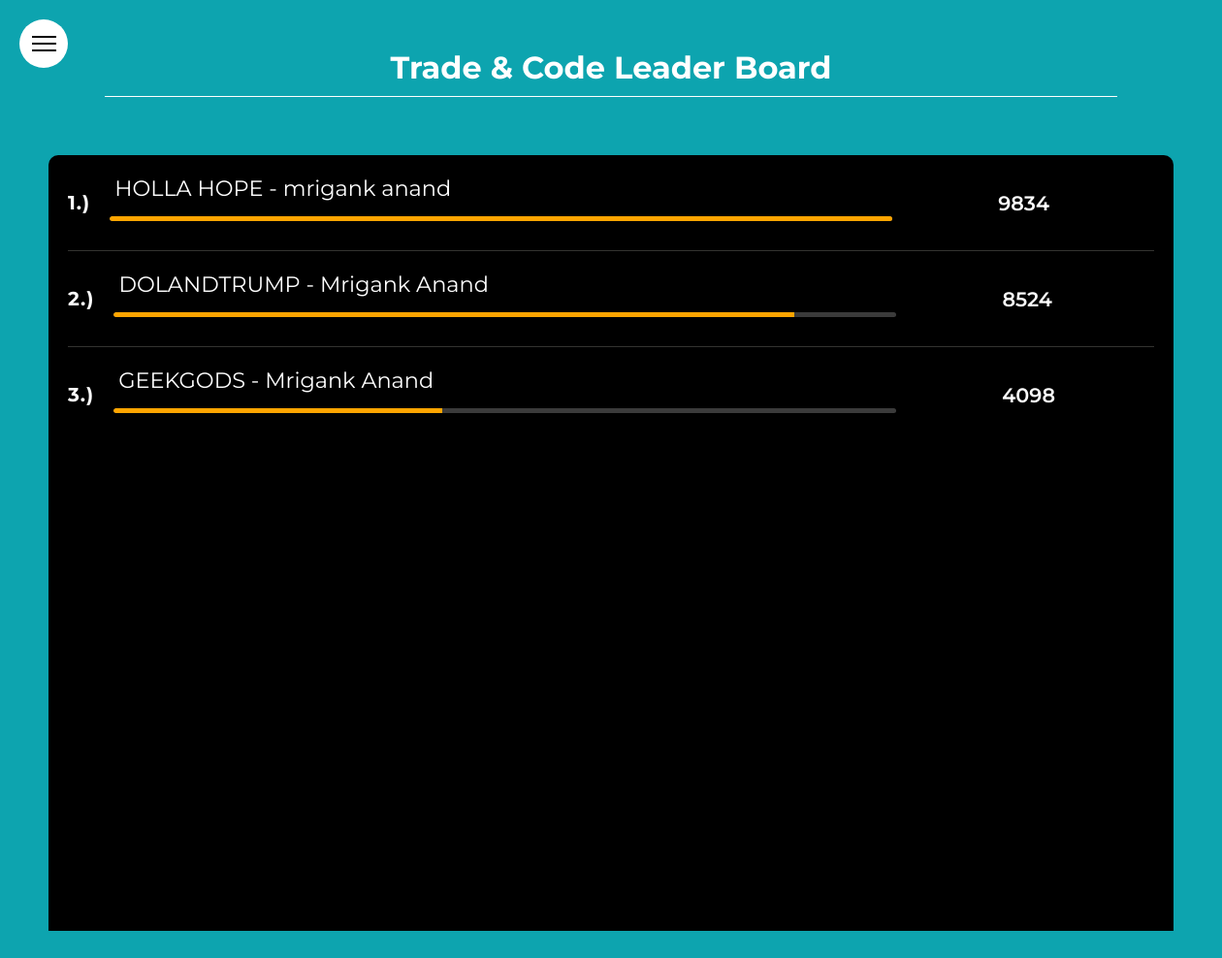
Page /leaderboard/ (signed in) on the committed database.
### models/models.py (models this page shows, shortened)
class Team(models.Model):
    id = models.CharField(max_length=256, default=uuid.uuid4, primary_key=True)
    teamCode = models.CharField(max_length=256, null=False)
    createdBy = models.ForeignKey(User, on_delete=models.CASCADE)
    teamName = models.CharField(unique=True, max_length=256)
    contest = models.ForeignKey(Contest, on_delete=models.CASCADE)
    coins = models.BigIntegerField(default=10000)

### authentication/views.py (the view)
# urls.py: path('leaderboard/', leaderboard, name="leaderboard"),
@login_required()
def leaderboard(request):
    if len(Contest.objects.all()) == 0:
        return HttpResponseRedirect(reverse_lazy('home'))
    contest = Contest.objects.all()[0]
    date = datetime(year=contest.date.year, month=contest.date.month, day=contest.date.day,
                    minute=contest.start_time.minute, hour=contest.start_time.hour)
    if date > datetime.now():
        return render(request, "NotStarted.html")
    maxcoins = Team.objects.all().filter(contest=Contest.objects.all()[0]).aggregate(Max('coins'))
    return render(request, template_name="leaderboard.html", context={
        "teams": Team.objects.all().filter(contest=Contest.objects.all()[0]).order_by("-coins"),
        "maxcoins": maxcoins['coins__max']
    })

### templates/leaderboard.html (shortened to what this page needs)
<!DOCTYPE html>
<html lang="en">
<head>
</head>
<body>
<label for="menu" class="menu">
    <span></span>
    <span></span>
    <span></span>
</label>
<div class="wrapper">
    <h1>Trade & Code Leader Board</h1>
    <hr id="hr2">
    <div class="lboard_wrap">
        <div class="lboard_item">
            {% for team in teams %}
                <div class="lboard_member" style="overflow-x: scroll">
                    <div>
                        <strong style="font-size: 20px; letter-spacing: 1px">
                            {{ forloop.counter }}.)
                        </strong>
                    </div>
                    <div class="name_bar">
                        <p>{{ team.teamName }}
                            - {{ team.createdBy.first_name }} {{ team.createdBy.last_name }}</p>
                        <div class="bar_wrap">
                            <div class="inner_bar" style="width: {% widthratio team.coins maxcoins 100 %}%">
                            </div>
                        </div>
                    </div>
                    <div class="points">{{ team.coins }}</div>
                </div>
            {% endfor %}
        </div>
    </div>
</div>
</body>
</html>

### templates/leaderboard.html (style rules this page uses)
* { list-style: none; font-family: 'Montserrat', sans-serif; margin: 0; padding: 0; box-sizing: border-box; }
body { background: rgb(13, 164, 175); color: white; overflow-x: hidden; }
h1 { width: 100%; margin-bottom: 10px; align-items: center; text-align: center; justify-content: center; }
hr { border: 0; border-top: 1px solid black; }
#hr2 { margin-left: 5%; width: 90%; border-top: 1px solid white; }
.wrapper { width: 100%; height: 100%; padding: 50px; }
.lboard_wrap { position: absolute; width: 100%; height: 100%; padding-right: 100px; }
.lboard_wrap .lboard_item { margin-top: 60px; padding: 20px; min-height: 100vh; background: black; border-top-left-radius: 10px; border-top-right-radius: 10px; }
.lboard_wrap .lboard_item .lboard_member { display: flex; align-items: center; padding: 20px 0; border-bottom: 1px solid #ffe3; }
.lboard_wrap .lboard_item .lboard_member:first-child { padding-top: 0; }
.lboard_wrap .lboard_item .lboard_member:last-child { border-bottom: 0; padding-bottom: 0; }
.lboard_wrap .lboard_member .name_bar { margin: 0 20px; width: 80%; }
.lboard_wrap .lboard_member .name_bar p { font-size: 1.4em; }
.lboard_wrap .lboard_member .points { width: 10%; font-size: 1.3em; font-weight: 600; }
.lboard_wrap .lboard_item .bar_wrap { height: 5px; width: 90%; background: #3b3b3b; border-radius: 5px; margin-top: 15px; margin-bottom: 10px; position: relative; overflow: hidden; }
.lboard_wrap .lboard_item .bar_wrap .inner_bar { position: absolute; top: 0; left: 0; height: 5px; background: orange; border-radius: 5px; border-top-right-radius: 0px; border-bottom-right-radius: 0px; }
.menu { position: fixed; top: 20px; left: 20px; display: -webkit-box; display: -ms-flexbox; display: flex; -webkit-box-align: center; -ms-flex-align: center; align-items: center; -webkit-box-pack: center; -ms-flex-pack: center; justify-content: center; -webkit-box-orient: vertical; -webkit-box-direction: normal; -ms-flex-direction: column; flex-direction: column; width: 50px; height: 50px; background-color: white; border-radius: 50%; -webkit-transition: -webkit-transform 250ms ease; transition: -webkit-transform 250ms ease; transition: transform 250ms ease; transition: transform 250ms ease, -webkit-transform 250ms ease; cursor: pointer; z-index: 200; }
.menu span { position: relative; display: block; width: 50%; height: 2px; background-color: black; float: left; -webkit-transform-origin: center center; transform-origin: center center; -webkit-transition: -webkit-transform 250ms ease; transition: -webkit-transform 250ms ease; transition: transform 250ms ease; transition: transform 250ms ease, -webkit-transform 250ms ease; z-index: 200; }
.menu span:nth-of-type(1) { -webkit-transform: translateY(-5px); transform: translateY(-5px); }
.menu span:nth-of-type(3) { -webkit-transform: translateY(5px); transform: translateY(5px); }

### rows in the picture
Team: teamName "HOLLA HOPE", createdBy.first_name "mrigank", createdBy.last_name "anand", coins "9834"
Team: teamName "DOLANDTRUMP", createdBy.first_name "Mrigank", createdBy.last_name "Anand", coins "8524"
Team: teamName "GEEKGODS", createdBy.first_name "Mrigank", createdBy.last_name "Anand", coins "4098"
